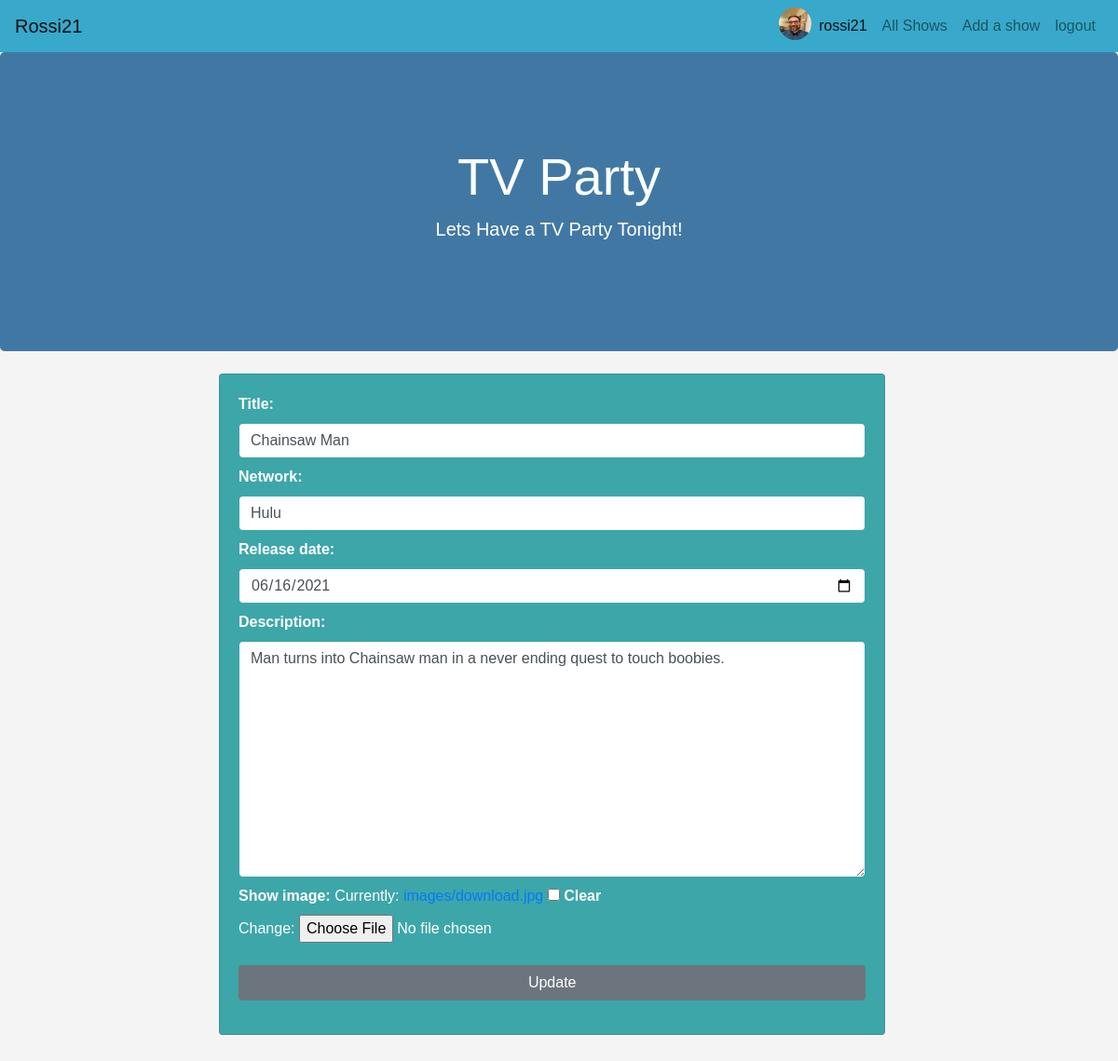
The page /shows/2/edit/ (signed in) on the database as committed earlier.
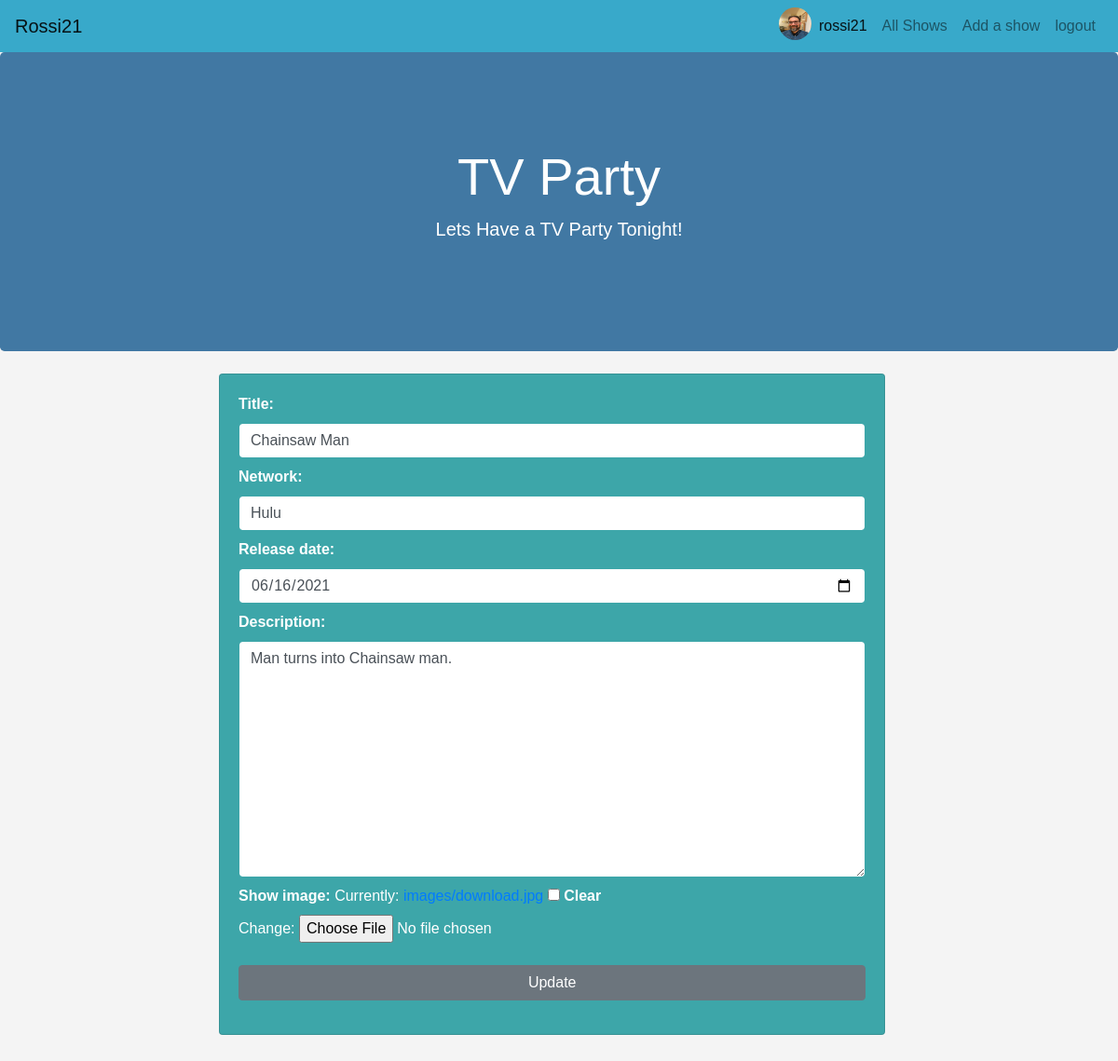
The same page on the database as committed later.
### user_app/models.py (models this page shows)
class Show(models.Model):
    user = models.ForeignKey(User, null=True, on_delete=models.CASCADE)
    title = models.CharField(max_length=256)
    network = models.CharField(max_length=256)
    release_date = models.DateField()
    description = models.TextField()
    show_image = models.ImageField(null=True, blank=True, upload_to="images/")
    like = models.ManyToManyField(User, related_name='liked_shows', blank=True)
    comment = models.ManyToManyField(Comment, related_name='commented_shows', blank=True)
    created_at =  models.DateTimeField(auto_now_add=True, null = True)
    updated_at = models.DateTimeField(auto_now=True, null= True)

### user_app/views.py (the view)
# urls.py: path('shows/<int:id>/edit/', views.editShow, name="editShow"),
@login_required
def editShow(request, id):
    profile = Profile.objects.get(user__id=request.user.id)
    show = Show.objects.get(id=id)
    form = CreateShowForm(instance=show)
    if request.method == 'POST':
        form = CreateShowForm(request.POST or None, request.FILES or None, instance=show)
        if form.is_valid():
            form.save()
        return redirect(f'/shows/{show.id}', show)
    context ={
        'show' : show,
        'form' : form,
        'profile' : profile
    }
    return render(request, 'edit.html', context)

### user_app/forms.py (shortened to what this page needs)
class CreateShowForm(forms.ModelForm):
    class Meta:
        model = Show
        fields = ('title', 'network', 'release_date', 'description', 'show_image')
        widgets = {
            'title': forms.TextInput(attrs={'class' : 'form-control mb-2'}),
            'network' : forms.TextInput(attrs={'class' : 'form-control mb-2'}),
            'release_date' : forms.DateInput(attrs={'type' :'date', 'class' : 'form-control mb-2'}),
            'description' : forms.Textarea(attrs={'class': 'form-control'}),
        }

### user_app/templates/edit.html (shortened to what this page needs)
{% extends 'main.html' %}
{% block content %}
{% include 'navbar.html' %}
{% include 'hero.html' %}
<div class="container mt-4 mb-4">
    <div class="row justify-content-center">
        <div class="col-md-8">
            <div class="card mb-4">
                <div class="card-body">
                    <div class="d-flex">
                        <div class="form-group form-width">
                            <form method="POST" action="#" enctype="multipart/form-data">
                                {{ form.title.label_tag }}
                                {{ form.title }}
                                {{ form.network.label_tag }}
                                {{ form.network }}
                                {{ form.release_date.label_tag}}
                                {{ form.release_date }}
                                {{ form.description.label_tag }}
                                {{ form.description }}
                                <div class="mt-2">
                                    {{ form.show_image.label_tag}}
                                    {{ form.show_image }}
                                </div>
                                <button class="btn btn-secondary mt-4" id="btn-width" type="submit">Update</button>
                            </form>
                        </div>
                    </div>
                </div>
            </div>
        </div>
    </div>
</div>
{% endblock %}

Rows that differ between the two databases and show on the page:
changed Show "Chainsaw Man": description "Man turns into Chainsaw man in a never ending quest to touch boobies." → "Man turns into Chainsaw man."
